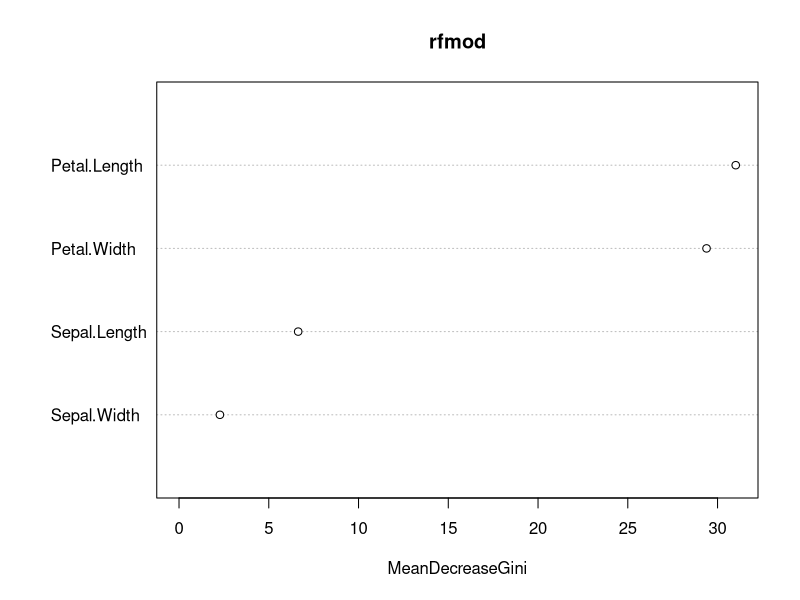
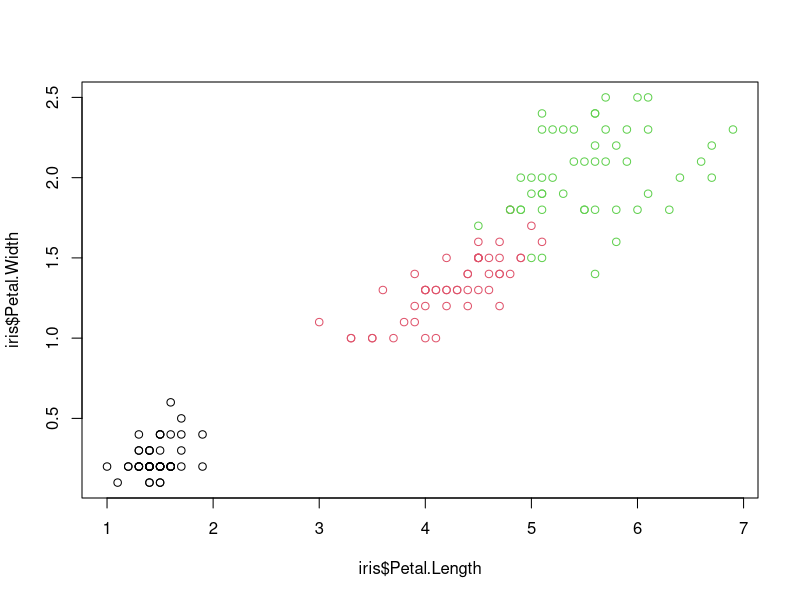

These charts were generated, in order, by the following R code:
library(randomForest)
iris

library(caTools)
s1 = sample.split(iris$Species,SplitRatio = 0.7)

traindf = iris[ s1 == T , ]
testdf = iris[ s1 == F , ]

rfmod = randomForest(Species~ Petal.Length + Petal.Width + Sepal.Length + Sepal.Width,data=traindf) 
varImpPlot(rfmod)

rfmod
PredTrain = predict(rfmod)
table(traindf$Species,PredTrain)

PredTest = predict(rfmod,newdata = testdf)
table(testdf$Species,PredTest)

rfmod
plot(iris$Petal.Length,iris$Petal.Width,col=iris$Species)
